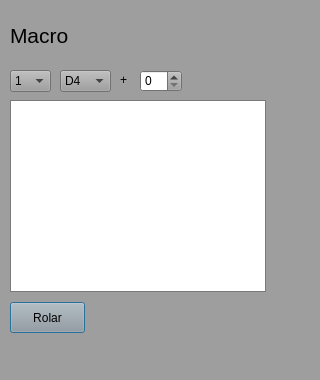
<?xml version="1.0" encoding="UTF-8"?>
<ui version="4.0">
 <class>Macros</class>
 <widget class="QDialog" name="Macros">
  <property name="geometry">
   <rect>
    <x>0</x>
    <y>0</y>
    <width>320</width>
    <height>380</height>
   </rect>
  </property>
  <property name="palette">
   <palette>
    <active>
     <colorrole role="WindowText">
      <brush brushstyle="SolidPattern">
       <color alpha="255">
        <red>0</red>
        <green>0</green>
        <blue>0</blue>
       </color>
      </brush>
     </colorrole>
     <colorrole role="Button">
      <brush brushstyle="SolidPattern">
       <color alpha="255">
        <red>158</red>
        <green>158</green>
        <blue>158</blue>
       </color>
      </brush>
     </colorrole>
     <colorrole role="Light">
      <brush brushstyle="SolidPattern">
       <color alpha="255">
        <red>237</red>
        <green>237</green>
        <blue>237</blue>
       </color>
      </brush>
     </colorrole>
     <colorrole role="Midlight">
      <brush brushstyle="SolidPattern">
       <color alpha="255">
        <red>197</red>
        <green>197</green>
        <blue>197</blue>
       </color>
      </brush>
     </colorrole>
     <colorrole role="Dark">
      <brush brushstyle="SolidPattern">
       <color alpha="255">
        <red>79</red>
        <green>79</green>
        <blue>79</blue>
       </color>
      </brush>
     </colorrole>
     <colorrole role="Mid">
      <brush brushstyle="SolidPattern">
       <color alpha="255">
        <red>105</red>
        <green>105</green>
        <blue>105</blue>
       </color>
      </brush>
     </colorrole>
     <colorrole role="Text">
      <brush brushstyle="SolidPattern">
       <color alpha="255">
        <red>0</red>
        <green>0</green>
        <blue>0</blue>
       </color>
      </brush>
     </colorrole>
     <colorrole role="BrightText">
      <brush brushstyle="SolidPattern">
       <color alpha="255">
        <red>255</red>
        <green>255</green>
        <blue>255</blue>
       </color>
      </brush>
     </colorrole>
     <colorrole role="ButtonText">
      <brush brushstyle="SolidPattern">
       <color alpha="255">
        <red>0</red>
        <green>0</green>
        <blue>0</blue>
       </color>
      </brush>
     </colorrole>
     <colorrole role="Base">
      <brush brushstyle="SolidPattern">
       <color alpha="255">
        <red>255</red>
        <green>255</green>
        <blue>255</blue>
       </color>
      </brush>
     </colorrole>
     <colorrole role="Window">
      <brush brushstyle="SolidPattern">
       <color alpha="255">
        <red>158</red>
        <green>158</green>
        <blue>158</blue>
       </color>
      </brush>
     </colorrole>
     <colorrole role="Shadow">
      <brush brushstyle="SolidPattern">
       <color alpha="255">
        <red>0</red>
        <green>0</green>
        <blue>0</blue>
       </color>
      </brush>
     </colorrole>
     <colorrole role="AlternateBase">
      <brush brushstyle="SolidPattern">
       <color alpha="255">
        <red>206</red>
        <green>206</green>
        <blue>206</blue>
       </color>
      </brush>
     </colorrole>
     <colorrole role="ToolTipBase">
      <brush brushstyle="SolidPattern">
       <color alpha="255">
        <red>255</red>
        <green>255</green>
        <blue>220</blue>
       </color>
      </brush>
     </colorrole>
     <colorrole role="ToolTipText">
      <brush brushstyle="SolidPattern">
       <color alpha="255">
        <red>0</red>
        <green>0</green>
        <blue>0</blue>
       </color>
      </brush>
     </colorrole>
     <colorrole role="PlaceholderText">
      <brush brushstyle="SolidPattern">
       <color alpha="128">
        <red>0</red>
        <green>0</green>
        <blue>0</blue>
       </color>
      </brush>
     </colorrole>
    </active>
    <inactive>
     <colorrole role="WindowText">
      <brush brushstyle="SolidPattern">
       <color alpha="255">
        <red>0</red>
        <green>0</green>
        <blue>0</blue>
       </color>
      </brush>
     </colorrole>
     <colorrole role="Button">
      <brush brushstyle="SolidPattern">
       <color alpha="255">
        <red>158</red>
        <green>158</green>
        <blue>158</blue>
       </color>
      </brush>
     </colorrole>
     <colorrole role="Light">
      <brush brushstyle="SolidPattern">
       <color alpha="255">
        <red>237</red>
        <green>237</green>
        <blue>237</blue>
       </color>
      </brush>
     </colorrole>
     <colorrole role="Midlight">
      <brush brushstyle="SolidPattern">
       <color alpha="255">
        <red>197</red>
        <green>197</green>
        <blue>197</blue>
       </color>
      </brush>
     </colorrole>
     <colorrole role="Dark">
      <brush brushstyle="SolidPattern">
       <color alpha="255">
        <red>79</red>
        <green>79</green>
        <blue>79</blue>
       </color>
      </brush>
     </colorrole>
     <colorrole role="Mid">
      <brush brushstyle="SolidPattern">
       <color alpha="255">
        <red>105</red>
        <green>105</green>
        <blue>105</blue>
       </color>
      </brush>
     </colorrole>
     <colorrole role="Text">
      <brush brushstyle="SolidPattern">
       <color alpha="255">
        <red>0</red>
        <green>0</green>
        <blue>0</blue>
       </color>
      </brush>
     </colorrole>
     <colorrole role="BrightText">
      <brush brushstyle="SolidPattern">
       <color alpha="255">
        <red>255</red>
        <green>255</green>
        <blue>255</blue>
       </color>
      </brush>
     </colorrole>
     <colorrole role="ButtonText">
      <brush brushstyle="SolidPattern">
       <color alpha="255">
        <red>0</red>
        <green>0</green>
        <blue>0</blue>
       </color>
      </brush>
     </colorrole>
     <colorrole role="Base">
      <brush brushstyle="SolidPattern">
       <color alpha="255">
        <red>255</red>
        <green>255</green>
        <blue>255</blue>
       </color>
      </brush>
     </colorrole>
     <colorrole role="Window">
      <brush brushstyle="SolidPattern">
       <color alpha="255">
        <red>158</red>
        <green>158</green>
        <blue>158</blue>
       </color>
      </brush>
     </colorrole>
     <colorrole role="Shadow">
      <brush brushstyle="SolidPattern">
       <color alpha="255">
        <red>0</red>
        <green>0</green>
        <blue>0</blue>
       </color>
      </brush>
     </colorrole>
     <colorrole role="AlternateBase">
      <brush brushstyle="SolidPattern">
       <color alpha="255">
        <red>206</red>
        <green>206</green>
        <blue>206</blue>
       </color>
      </brush>
     </colorrole>
     <colorrole role="ToolTipBase">
      <brush brushstyle="SolidPattern">
       <color alpha="255">
        <red>255</red>
        <green>255</green>
        <blue>220</blue>
       </color>
      </brush>
     </colorrole>
     <colorrole role="ToolTipText">
      <brush brushstyle="SolidPattern">
       <color alpha="255">
        <red>0</red>
        <green>0</green>
        <blue>0</blue>
       </color>
      </brush>
     </colorrole>
     <colorrole role="PlaceholderText">
      <brush brushstyle="SolidPattern">
       <color alpha="128">
        <red>0</red>
        <green>0</green>
        <blue>0</blue>
       </color>
      </brush>
     </colorrole>
    </inactive>
    <disabled>
     <colorrole role="WindowText">
      <brush brushstyle="SolidPattern">
       <color alpha="255">
        <red>79</red>
        <green>79</green>
        <blue>79</blue>
       </color>
      </brush>
     </colorrole>
     <colorrole role="Button">
      <brush brushstyle="SolidPattern">
       <color alpha="255">
        <red>158</red>
        <green>158</green>
        <blue>158</blue>
       </color>
      </brush>
     </colorrole>
     <colorrole role="Light">
      <brush brushstyle="SolidPattern">
       <color alpha="255">
        <red>237</red>
        <green>237</green>
        <blue>237</blue>
       </color>
      </brush>
     </colorrole>
     <colorrole role="Midlight">
      <brush brushstyle="SolidPattern">
       <color alpha="255">
        <red>197</red>
        <green>197</green>
        <blue>197</blue>
       </color>
      </brush>
     </colorrole>
     <colorrole role="Dark">
      <brush brushstyle="SolidPattern">
       <color alpha="255">
        <red>79</red>
        <green>79</green>
        <blue>79</blue>
       </color>
      </brush>
     </colorrole>
     <colorrole role="Mid">
      <brush brushstyle="SolidPattern">
       <color alpha="255">
        <red>105</red>
        <green>105</green>
        <blue>105</blue>
       </color>
      </brush>
     </colorrole>
     <colorrole role="Text">
      <brush brushstyle="SolidPattern">
       <color alpha="255">
        <red>79</red>
        <green>79</green>
        <blue>79</blue>
       </color>
      </brush>
     </colorrole>
     <colorrole role="BrightText">
      <brush brushstyle="SolidPattern">
       <color alpha="255">
        <red>255</red>
        <green>255</green>
        <blue>255</blue>
       </color>
      </brush>
     </colorrole>
     <colorrole role="ButtonText">
      <brush brushstyle="SolidPattern">
       <color alpha="255">
        <red>79</red>
        <green>79</green>
        <blue>79</blue>
       </color>
      </brush>
     </colorrole>
     <colorrole role="Base">
      <brush brushstyle="SolidPattern">
       <color alpha="255">
        <red>158</red>
        <green>158</green>
        <blue>158</blue>
       </color>
      </brush>
     </colorrole>
     <colorrole role="Window">
      <brush brushstyle="SolidPattern">
       <color alpha="255">
        <red>158</red>
        <green>158</green>
        <blue>158</blue>
       </color>
      </brush>
     </colorrole>
     <colorrole role="Shadow">
      <brush brushstyle="SolidPattern">
       <color alpha="255">
        <red>0</red>
        <green>0</green>
        <blue>0</blue>
       </color>
      </brush>
     </colorrole>
     <colorrole role="AlternateBase">
      <brush brushstyle="SolidPattern">
       <color alpha="255">
        <red>158</red>
        <green>158</green>
        <blue>158</blue>
       </color>
      </brush>
     </colorrole>
     <colorrole role="ToolTipBase">
      <brush brushstyle="SolidPattern">
       <color alpha="255">
        <red>255</red>
        <green>255</green>
        <blue>220</blue>
       </color>
      </brush>
     </colorrole>
     <colorrole role="ToolTipText">
      <brush brushstyle="SolidPattern">
       <color alpha="255">
        <red>0</red>
        <green>0</green>
        <blue>0</blue>
       </color>
      </brush>
     </colorrole>
     <colorrole role="PlaceholderText">
      <brush brushstyle="SolidPattern">
       <color alpha="128">
        <red>0</red>
        <green>0</green>
        <blue>0</blue>
       </color>
      </brush>
     </colorrole>
    </disabled>
   </palette>
  </property>
  <property name="windowTitle">
   <string>Dialog</string>
  </property>
  <widget class="QLabel" name="label">
   <property name="geometry">
    <rect>
     <x>10</x>
     <y>10</y>
     <width>151</width>
     <height>51</height>
    </rect>
   </property>
   <property name="font">
    <font>
     <pointsize>16</pointsize>
    </font>
   </property>
   <property name="text">
    <string>Macro</string>
   </property>
  </widget>
  <widget class="QComboBox" name="comboBox_2">
   <property name="geometry">
    <rect>
     <x>60</x>
     <y>70</y>
     <width>51</width>
     <height>22</height>
    </rect>
   </property>
   <item>
    <property name="text">
     <string>D4</string>
    </property>
   </item>
   <item>
    <property name="text">
     <string>D6</string>
    </property>
   </item>
   <item>
    <property name="text">
     <string>D8</string>
    </property>
   </item>
   <item>
    <property name="text">
     <string>D10</string>
    </property>
   </item>
   <item>
    <property name="text">
     <string>D12</string>
    </property>
   </item>
   <item>
    <property name="text">
     <string>D20</string>
    </property>
   </item>
   <item>
    <property name="text">
     <string>D100</string>
    </property>
   </item>
  </widget>
  <widget class="QLabel" name="label_2">
   <property name="geometry">
    <rect>
     <x>120</x>
     <y>70</y>
     <width>21</width>
     <height>20</height>
    </rect>
   </property>
   <property name="text">
    <string>+</string>
   </property>
  </widget>
  <widget class="QListWidget" name="listWidget">
   <property name="geometry">
    <rect>
     <x>10</x>
     <y>100</y>
     <width>256</width>
     <height>192</height>
    </rect>
   </property>
  </widget>
  <widget class="QPushButton" name="pushButton">
   <property name="geometry">
    <rect>
     <x>10</x>
     <y>302</y>
     <width>75</width>
     <height>31</height>
    </rect>
   </property>
   <property name="text">
    <string>Rolar</string>
   </property>
  </widget>
  <widget class="QComboBox" name="comboBox">
   <property name="geometry">
    <rect>
     <x>10</x>
     <y>70</y>
     <width>41</width>
     <height>22</height>
    </rect>
   </property>
   <item>
    <property name="text">
     <string>1</string>
    </property>
   </item>
   <item>
    <property name="text">
     <string>2</string>
    </property>
   </item>
   <item>
    <property name="text">
     <string>3</string>
    </property>
   </item>
   <item>
    <property name="text">
     <string>4</string>
    </property>
   </item>
  </widget>
  <widget class="QSpinBox" name="spinBox">
   <property name="geometry">
    <rect>
     <x>140</x>
     <y>70</y>
     <width>42</width>
     <height>22</height>
    </rect>
   </property>
  </widget>
 </widget>
 <resources/>
 <connections/>
</ui>
